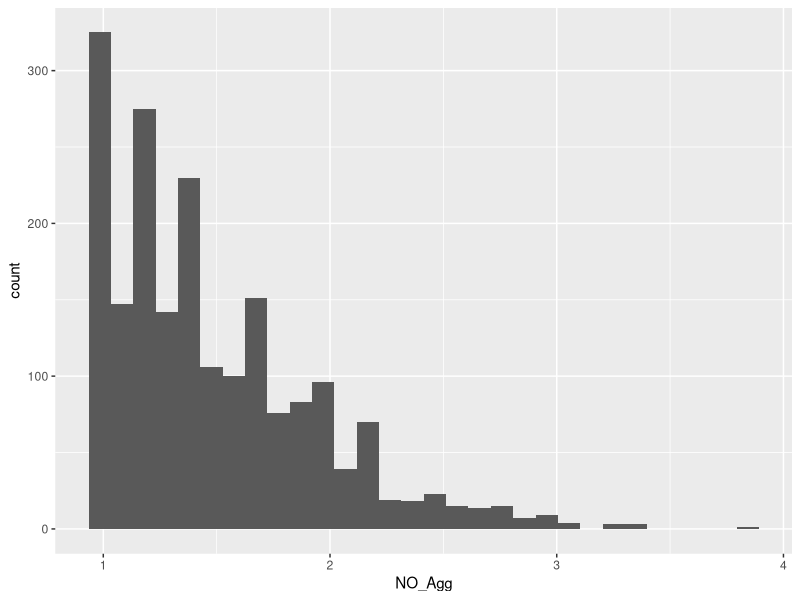
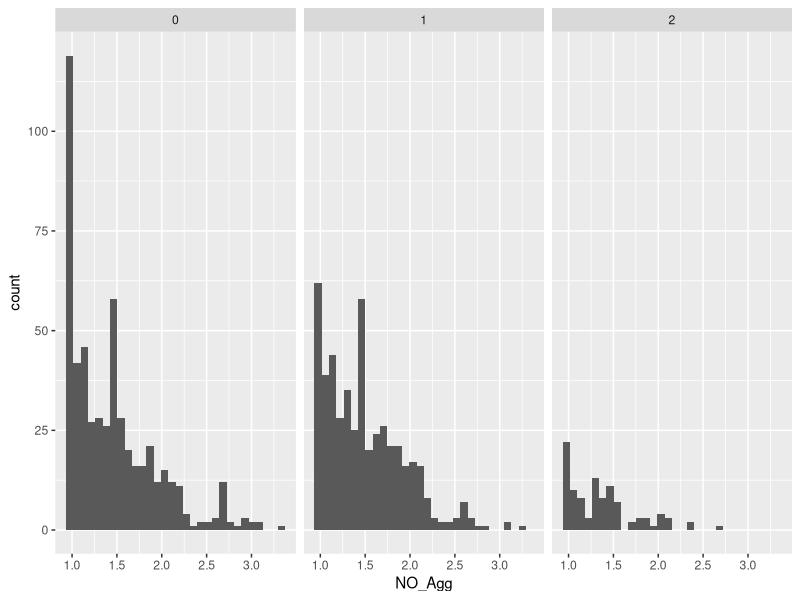
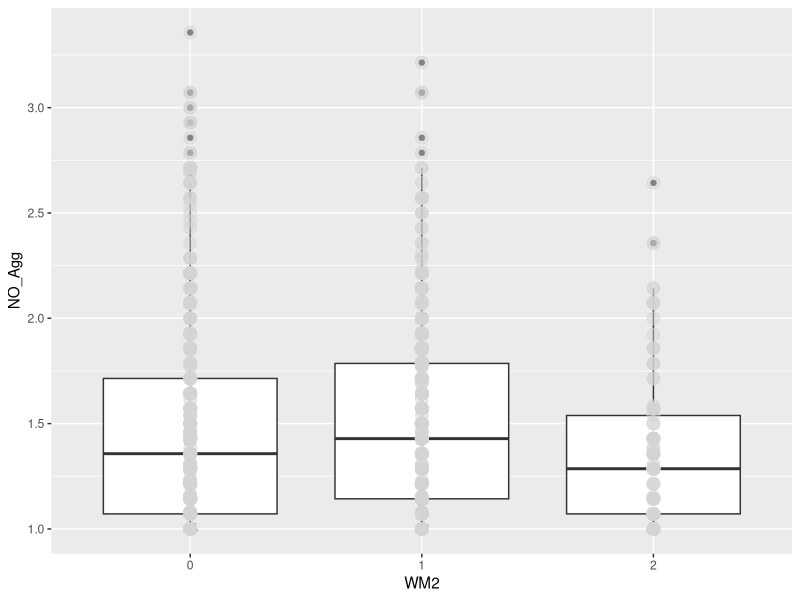
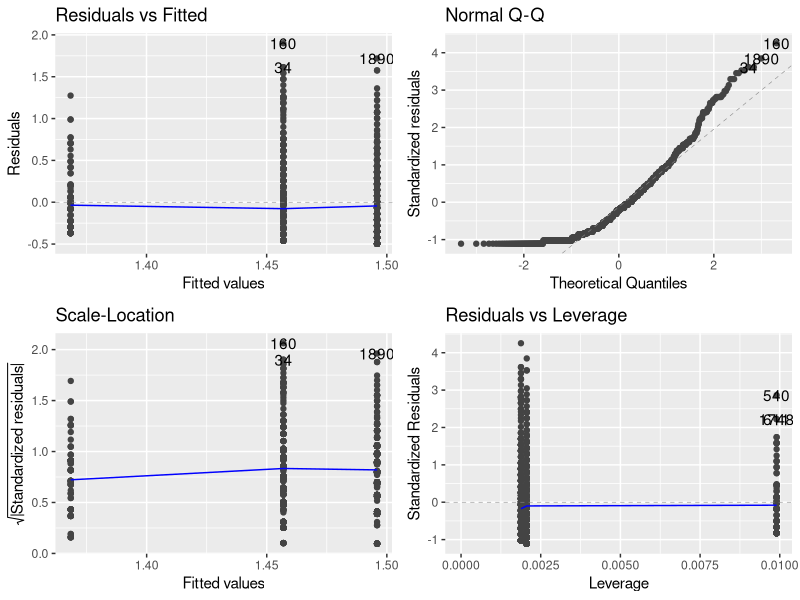
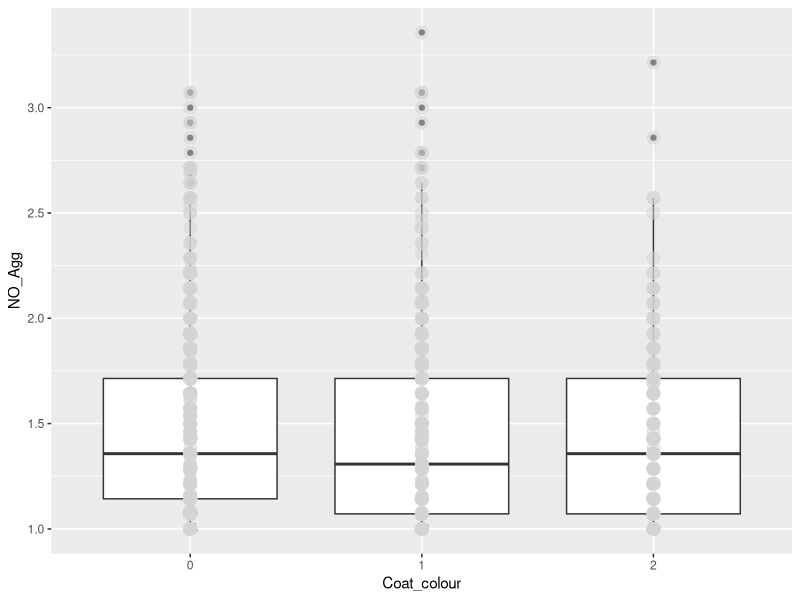
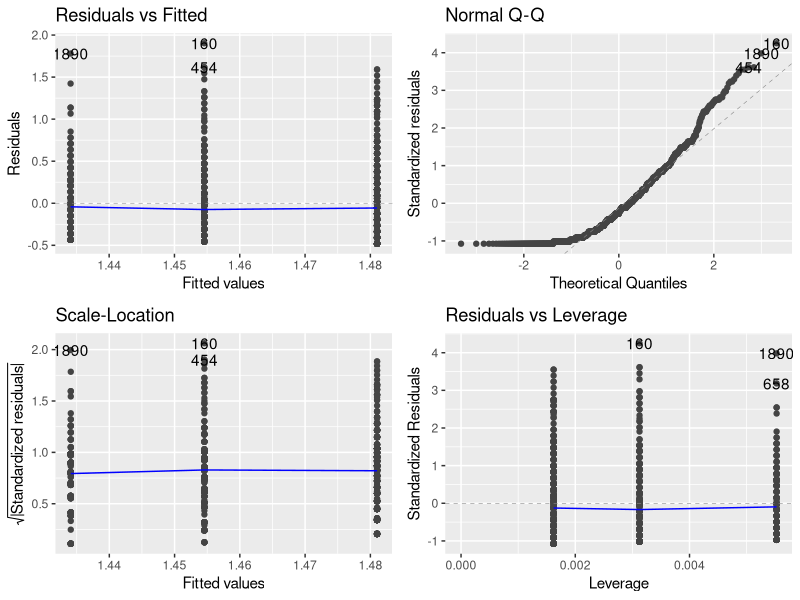
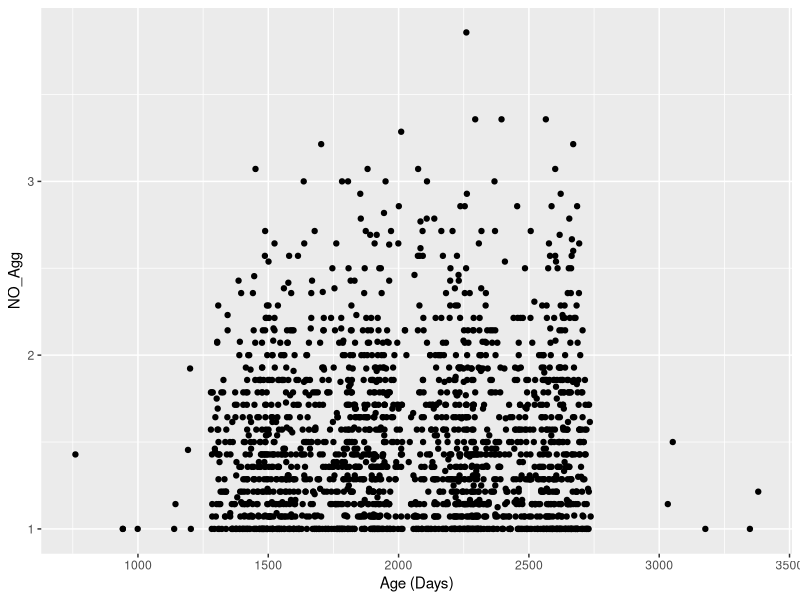
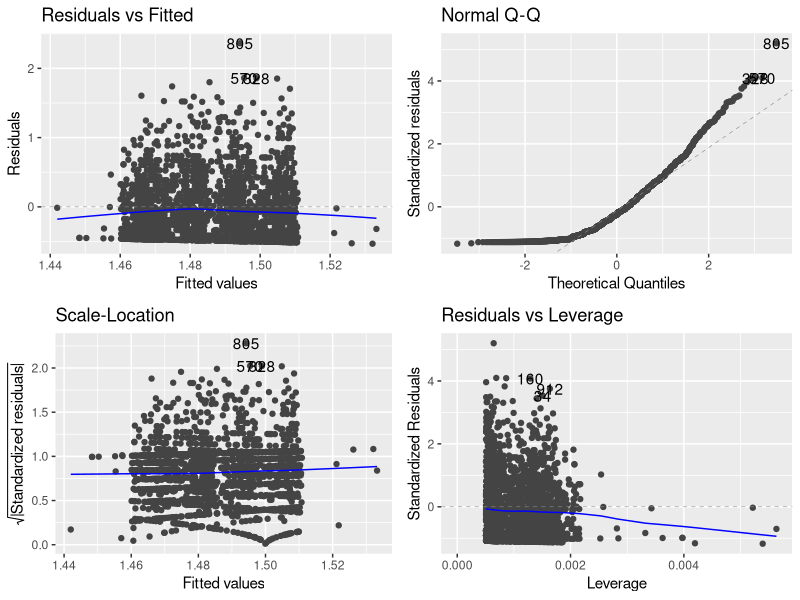

R code for these plots, in order:
## ---- chunk 1
rm(list = ls())
library(tidyverse)
library(here)
library(ggfortify)
## ---- chunk 2
DOG <- read.csv(here("Data", "Secor-Cap-Dap-data.csv"))
## ---- chunk 3
DOG$Fixed <- DOG$Gender_status %% 2
## ---- chunk 4
summary(DOG)
## ---- chunk 5
ggplot(DOG, aes(x = NO_Agg)) + geom_histogram()
## ---- chunk 6
ggplot(data = na.omit(DOG), aes(x = NO_Agg)) + geom_histogram() + facet_wrap(~WM2)
## ---- chunk 7
DOG$WM2 <- as.factor(DOG$WM2)
ggplot(data = na.omit(DOG), aes(y = NO_Agg, x = WM2)) + geom_boxplot() + geom_point(size = 4, color = 'lightgrey', alpha = 0.5)
## ---- chunk 8
jvelm <- lm(NO_Agg ~ WM2, data = na.omit(DOG))
autoplot(jvelm)
summary(jvelm)
## ---- chunk 9
DOG$Coat_colour <- as.factor(DOG$Coat_colour)
ggplot(data = na.omit(DOG), aes(y = NO_Agg, x = Coat_colour)) + geom_boxplot() + geom_point(size = 4, color = 'lightgrey', alpha = 0.5)
## ---- chunk 10
ccvelm <- lm(NO_Agg ~ Coat_colour, data = na.omit(DOG))
autoplot(ccvelm)
summary(ccvelm)
## ---- chunk 11
ggplot(DOG, aes(y = NO_Agg, x = Age)) + geom_point() + xlab("Age (Days)")
## ---- chunk 12
avelm <- lm(NO_Agg ~ Age, data = DOG)
autoplot(avelm)
## ---- chunk 13
anova(avelm)
summary(avelm) # Starts at Call:
## ---- chunk 14
DOG$Health <- as.factor(DOG$Health)
ggplot(DOG, aes(x = Health, y = NO_Agg)) + geom_boxplot() + geom_point(size = 4, color = 'lightgrey', alpha = 0.5)
## ---- chunk 15
t.test(NO_Agg ~ Health, data = DOG)
## ---- chunk 16
DOG$Gender_status <- as.factor(DOG$Gender_status)
ggplot(data = na.omit(DOG), aes(y = NO_Agg, x = Gender_status)) + geom_boxplot() + geom_point(size = 4, color = 'lightgrey', alpha = 0.5)
## ---- chunk 17
gsvelm <- lm(NO_Agg ~ Gender_status, data = na.omit(DOG))
autoplot(gsvelm)
summary(gsvelm)
## ---- chunk 18
DOG$Fixed <- as.factor(DOG$Fixed)
ggplot(DOG, aes(x = Fixed, y = NO_Agg)) + geom_boxplot() + geom_point(size = 4, color = 'lightgrey', alpha = 0.5)
## ---- chunk 19
fvelm <- lm(NO_Agg ~ Fixed, data = na.omit(DOG))
autoplot(fvelm)
summary(fvelm)
## ---- chunk 20
DOG$InOut <- as.factor(DOG$InOut)
ggplot(data = na.omit(DOG), aes(x = InOut, y = NO_Agg)) + geom_boxplot() + geom_point(size = 4, color = 'lightgrey', alpha = 0.5)
## ---- chunk 21
iovelm <- lm(NO_Agg ~ InOut, data = na.omit(DOG))
autoplot(iovelm)
summary(iovelm)
## ---- chunk 22
DOG$TimeEx <- as.factor(DOG$TimeEx)
ggplot(data = na.omit(DOG), aes(x = TimeEx, y = NO_Agg)) + geom_boxplot() + geom_point(size = 4, color = 'lightgrey', alpha = 0.5)
## ---- chunk 23
tevelm <- lm(NO_Agg ~ TimeEx, data = na.omit(DOG))
autoplot(tevelm)
summary(tevelm)
